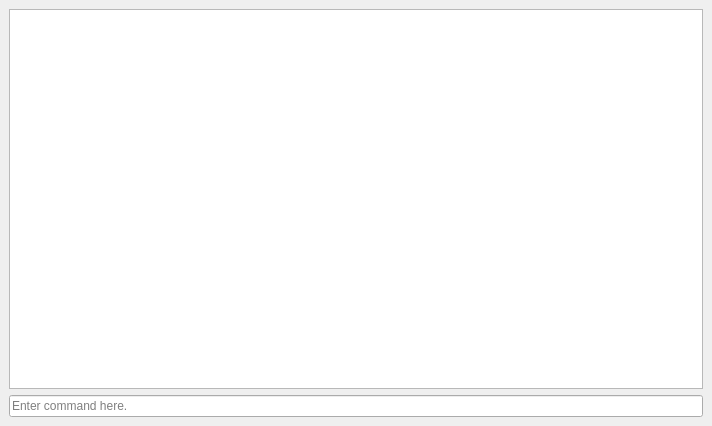
<?xml version="1.0" encoding="UTF-8"?>
<ui version="4.0">
 <class>commandPromptDock</class>
 <widget class="QDockWidget" name="commandPromptDock">
  <property name="geometry">
   <rect>
    <x>0</x>
    <y>0</y>
    <width>712</width>
    <height>426</height>
   </rect>
  </property>
  <property name="features">
   <set>QDockWidget::DockWidgetFloatable|QDockWidget::DockWidgetMovable</set>
  </property>
  <property name="windowTitle">
   <string>Command Prompt</string>
  </property>
  <widget class="QWidget" name="dockWidgetContents">
   <layout class="QVBoxLayout" name="verticalLayout">
    <item>
     <widget class="QPlainTextEdit" name="cmdPromptOutput">
      <property name="readOnly">
       <bool>true</bool>
      </property>
      <property name="textInteractionFlags">
       <set>Qt::TextSelectableByKeyboard|Qt::TextSelectableByMouse</set>
      </property>
      <property name="maximumBlockCount">
       <number>1000</number>
      </property>
     </widget>
    </item>
    <item>
     <widget class="QLineEdit" name="cmdPromptInput">
      <property name="placeholderText">
       <string>Enter command here.</string>
      </property>
     </widget>
    </item>
   </layout>
  </widget>
 </widget>
 <resources/>
 <connections/>
</ui>
